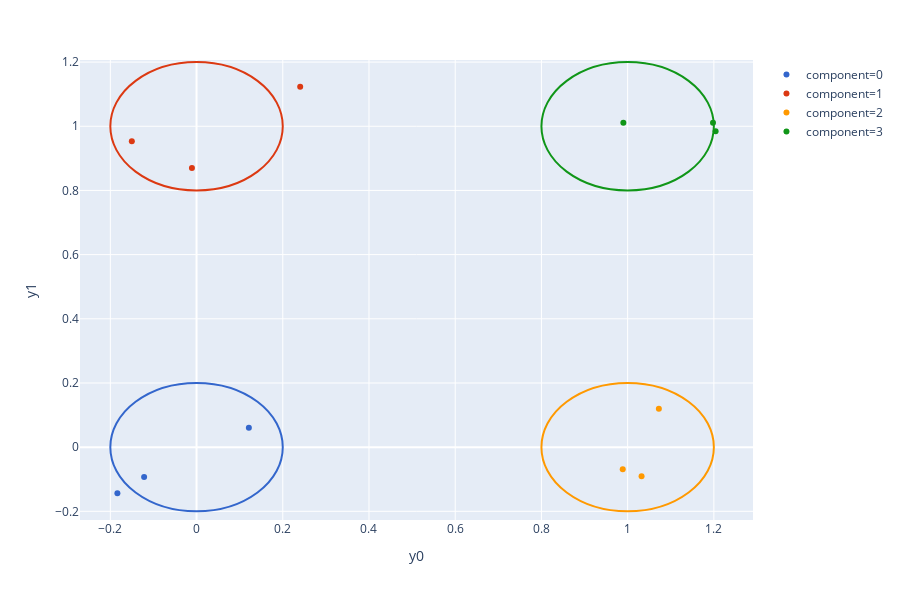

The code cell stored with this chart in its notebook:
### Markdown cell above
Below we visualize the distribution of the generated data points $\{x_j\}_{j \in [n]}$ and use the color to denote the component memberships $\{c_j\}_{j \in [n]}$ of each point. In addition, we display contours at one standard deviation for each of the Gaussians in the mixture.

### Code cell
def draw_points_and_components(ys, components, mus, sigmas):
    df = pd.DataFrame({
        'y0': ys[:,0],
        'y1': ys[:,1],
        'component': components.astype(str),
    }).sort_values(by='component')
    palette = px.colors.qualitative.G10
    fig = px.scatter(df, x='y0', y='y1', color='component', color_discrete_sequence=palette)

    shapes = list()
    _k = mus.shape[0]
    for l in range(_k):
        x0, y0 = mus[l,:] - 2*sigmas[l] # 2 sigma for 95% contour
        x1, y1 = mus[l,:] + 2*sigmas[l]
        shapes.append(dict(
            type="circle",
            xref="x",
            yref="y",
            x0=x0,
            y0=y0,
            x1=x1,
            y1=y1,
            line_color=palette[l]
        ))
    fig.update_layout(shapes=shapes)
    return fig

fig = draw_points_and_components(
    np.vstack([prior_sample.get_variable(gmm.y(i)).squeeze()[-1].detach().numpy() for i in range(n)]),
    np.array([prior_sample.get_variable(gmm.component(i)).squeeze()[-1].item() for i in range(n)]),
    np.vstack([prior_sample.get_variable(gmm.mu(i)).squeeze()[-1].detach().numpy() for i in range(k)]),
    np.array([prior_sample.get_variable(gmm.sigma(i)).squeeze()[-1].item() for i in range(k)]),
)
fig.show()

### Figure 1 — Plotly figure (JSON) as saved in the notebook; plotly's stock layout.template omitted (floating-point values rounded to 4 significant figures)
{"data": [{"hoverlabel": {"namelength": 0}, "hovertemplate": "component=0<br>y0=%{x}<br>y1=%{y}", "legendgroup": "component=0", "marker": {"color": "#3366CC", "symbol": "circle"}, "mode": "markers", "name": "component=0", "showlegend": true, "type": "scatter", "x": [-0.1216, 0.1214, -0.1836], "xaxis": "x", "y": [-0.0927, 0.06036, -0.1437], "yaxis": "y"}, {"hoverlabel": {"namelength": 0}, "hovertemplate": "component=1<br>y0=%{x}<br>y1=%{y}", "legendgroup": "component=1", "marker": {"color": "#DC3912", "symbol": "circle"}, "mode": "markers", "name": "component=1", "showlegend": true, "type": "scatter", "x": [-0.01074, -0.1501, 0.2404], "xaxis": "x", "y": [0.8696, 0.9532, 1.123], "yaxis": "y"}, {"hoverlabel": {"namelength": 0}, "hovertemplate": "component=2<br>y0=%{x}<br>y1=%{y}", "legendgroup": "component=2", "marker": {"color": "#FF9900", "symbol": "circle"}, "mode": "markers", "name": "component=2", "showlegend": true, "type": "scatter", "x": [0.9886, 1.032, 1.072], "xaxis": "x", "y": [-0.0688, -0.09098, 0.1194], "yaxis": "y"}, {"hoverlabel": {"namelength": 0}, "hovertemplate": "component=3<br>y0=%{x}<br>y1=%{y}", "legendgroup": "component=3", "marker": {"color": "#109618", "symbol": "circle"}, "mode": "markers", "name": "component=3", "showlegend": true, "type": "scatter", "x": [0.99, 1.204, 1.198], "xaxis": "x", "y": [1.011, 0.9846, 1.011], "yaxis": "y"}], "layout": {"height": 600, "legend": {"tracegroupgap": 0}, "margin": {"t": 60}, "shapes": [{"line": {"color": "#3366CC"}, "type": "circle", "x0": -0.2, "x1": 0.2, "xref": "x", "y0": -0.2, "y1": 0.2, "yref": "y"}, {"line": {"color": "#DC3912"}, "type": "circle", "x0": -0.2, "x1": 0.2, "xref": "x", "y0": 0.8, "y1": 1.2, "yref": "y"}, {"line": {"color": "#FF9900"}, "type": "circle", "x0": 0.8, "x1": 1.2, "xref": "x", "y0": -0.2, "y1": 0.2, "yref": "y"}, {"line": {"color": "#109618"}, "type": "circle", "x0": 0.8, "x1": 1.2, "xref": "x", "y0": 0.8, "y1": 1.2, "yref": "y"}], "xaxis": {"anchor": "y", "domain": [0, 1], "title": {"text": "y0"}}, "yaxis": {"anchor": "x", "domain": [0, 1], "title": {"text": "y1"}}}}
